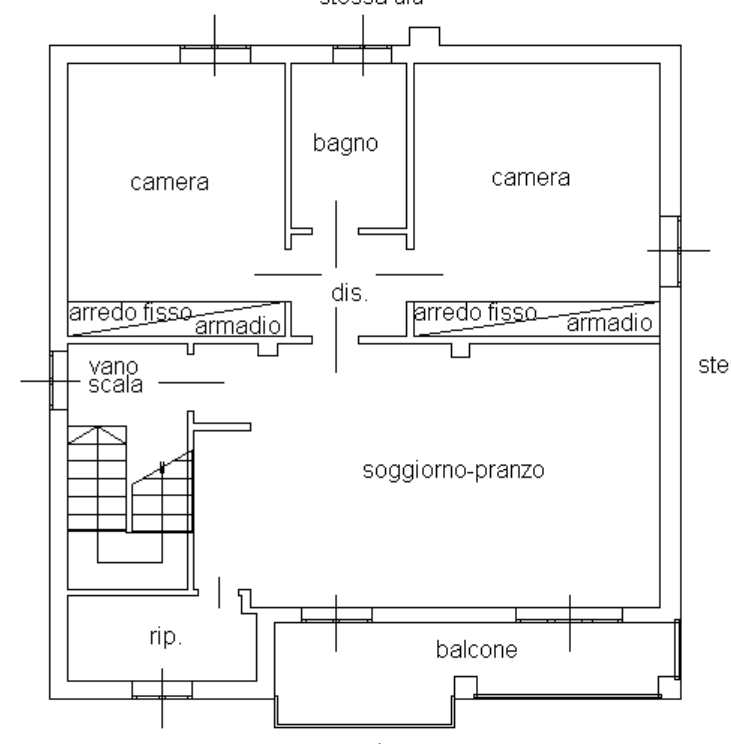
#> input picture PlanParser/atomic_v2/ocr_preprocess/artifacts/scheda_catastale/region_001/revision_001/01_normalized_original.png, 731 x 744 px
$ python detect_linework.py ../ocr_preprocess/artifacts/scheda_catastale/region_001/revision_001/01_normalized_original.png out
#> lines starting #> are read from the running program, lines starting #| are printed output that depends on the picture; after the words box and inside, x2 and y2 are one past the last pixel; in counts of white or black regions, pixels touching at a corner belong together
#> in run, image is the input picture: shape (744, 731, 3); min 0, max 255, mean 243.5
"""Detect axis-aligned linework candidates without semantic interpretation."""

from __future__ import annotations

import argparse
import hashlib
import json
import math
from pathlib import Path

import cv2
import numpy as np


def _sha256(path: Path) -> str:
    return hashlib.sha256(path.read_bytes()).hexdigest()


def _merge(raw: list[tuple[str, int, int, int]], coordinate_tolerance: int = 4, gap: int = 7):
    merged = []
    for orientation in ("horizontal", "vertical"):
        lines = sorted((line for line in raw if line[0] == orientation), key=lambda v: (v[1], v[2], v[3]))
        groups: list[list[int]] = []
        for _, coordinate, start, end in lines:
            target = None
            for group in groups:
                if abs(coordinate - group[0]) <= coordinate_tolerance and start <= group[2] + gap and end >= group[1] - gap:
                    target = group
                    break
            if target is None:
                groups.append([coordinate, start, end, 1])
            else:
                count = target[3] + 1
                target[0] = round((target[0] * target[3] + coordinate) / count)
                target[1] = min(target[1], start)
                target[2] = max(target[2], end)
                target[3] = count
        merged.extend((orientation, coordinate, start, end, votes) for coordinate, start, end, votes in groups)
    return merged


def _observed_thickness(ink: np.ndarray, orientation: str, coordinate: int, start: int, end: int) -> float:
    height, width = ink.shape
    samples = []
    for along in np.linspace(start, end, num=min(11, max(3, (end - start) // 15 + 1))):
        along = int(round(along))
        run = 0
        for offset in range(-8, 9):
            x, y = (along, coordinate + offset) if orientation == "horizontal" else (coordinate + offset, along)
            if 0 <= x < width and 0 <= y < height and ink[y, x]:
                run += 1
        if run:
            samples.append(run)
    return round(float(np.median(samples)), 2) if samples else 0.0


def _occupancy(ink: np.ndarray, orientation: str, coordinate: int, start: int, end: int) -> float:
    height, width = ink.shape
    hits = 0
    total = max(end - start + 1, 1)
    for along in range(start, end + 1):
        found = False
        for offset in range(-2, 3):
            x, y = (along, coordinate + offset) if orientation == "horizontal" else (coordinate + offset, along)
            if 0 <= x < width and 0 <= y < height and ink[y, x]:
                found = True
                break
        hits += int(found)
    return hits / total


def detect(image: np.ndarray) -> list[dict]:
    gray = cv2.cvtColor(image, cv2.COLOR_BGR2GRAY)
    ink_u8 = cv2.threshold(gray, 205, 255, cv2.THRESH_BINARY_INV)[1]
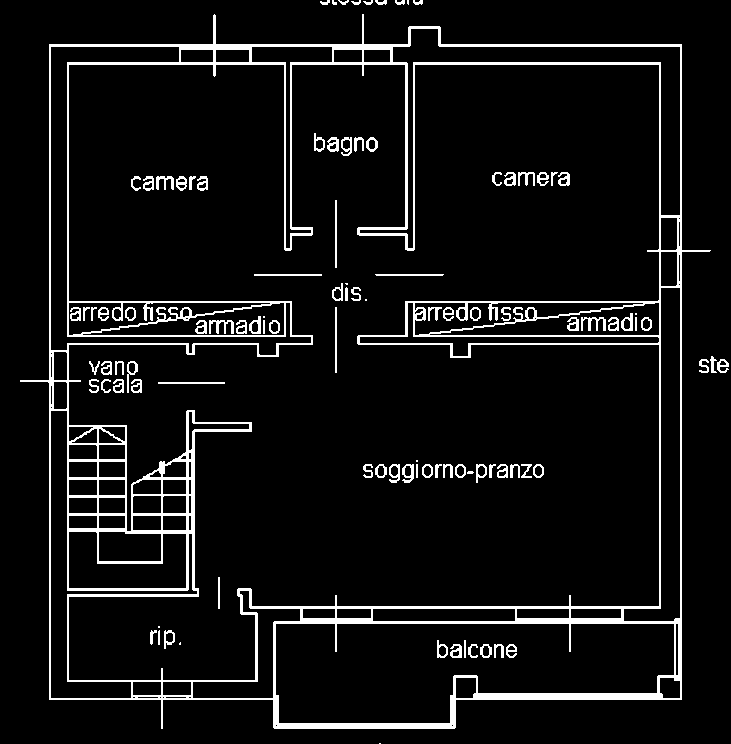
#> ink_u8: shape (744, 731); 7.1% white; 102 white regions (11 under 20 px), largest, box (x1, y1, x2, y2) and area: (20, 14, 711, 729) 31182, (209, 320, 234, 334) 170, (581, 317, 606, 331) 164
    lines = cv2.HoughLinesP(ink_u8, 1, np.pi / 180, threshold=28, minLineLength=20, maxLineGap=5)
#> lines = 380 rows, first 6: [680, 699, 680, 44], [67, 336, 67, 62], [68, 681, 68, 343], [50, 699, 50, 44], [681, 699, 681, 44], [438, 44, 679, 44]
    raw = []
    if lines is not None:
        for x1, y1, x2, y2 in lines.reshape(-1, 4):
            dx, dy = abs(int(x2) - int(x1)), abs(int(y2) - int(y1))
            if dy <= 2 and dx >= 20:
                raw.append(("horizontal", round((int(y1) + int(y2)) / 2), min(int(x1), int(x2)), max(int(x1), int(x2))))
            elif dx <= 2 and dy >= 20:
                raw.append(("vertical", round((int(x1) + int(x2)) / 2), min(int(y1), int(y2)), max(int(y1), int(y2))))
#> this loop made 380 passes
#> (x1, y1, x2, y2, dx, dy) on passes 1 to 3: (680, 699, 680, 44, 0, 655), (67, 336, 67, 62, 0, 274), (68, 681, 68, 343, 0, 338)
#> after the loop, raw = 330 items, first 6: ('vertical', 680, 44, 699), ('vertical', 67, 62, 336), ('vertical', 68, 343, 681), ('vertical', 50, 44, 699), ('vertical', 681, 44, 699), ('horizontal', 44, 438, 679)
    ink = ink_u8 > 0
    candidates = []
    for orientation, coordinate, start, end, votes in _merge(raw):
        length = end - start
        if length < 20:
            continue
        occupancy = _occupancy(ink, orientation, coordinate, start, end)
        thickness = _observed_thickness(ink, orientation, coordinate, start, end)
        length_quality = min(1.0, length / 100.0)
        confidence = round(min(0.97, 0.30 + 0.40 * occupancy + 0.20 * length_quality + 0.07 * min(votes / 3, 1)), 3)
        status = "solid" if length >= 45 and occupancy >= 0.78 and confidence >= 0.75 else "uncertain"
        if orientation == "horizontal":
            points = [[start, coordinate], [end, coordinate]]
        else:
            points = [[coordinate, start], [coordinate, end]]
        candidates.append({
            "orientation": orientation,
            "points_px": points,
            "length_px": round(math.dist(points[0], points[1]), 2),
            "observed_thickness_px": thickness,
            "confidence": confidence,
            "status": status,
            "reasons": [
                f"axis-aligned Hough support merged from {votes} detection(s)",
                f"observed line occupancy={occupancy:.3f}",
                "semantic type intentionally not inferred",
            ],
            "abstained": status == "uncertain",
        })
#> this loop made 111 passes
#> (coordinate, start, end, votes, length, occupancy, thickness) on passes 1 to 12: (1, 395, 422, 2, 27, 0.786, 4), (2, 320, 386, 4, 66, 0.866, 3), (46, 51, 410, 8, 359, 1, 3), (44, 303, 359, 1, 56, 1, 4.5), (44, 377, 410, 1, 33, 1, 6), (45, 438, 679, 5, 241, 1, 3), (63, 68, 660, 3, 592, 0.985, 3), (62, 579, 635, 1, 56, 1, 3), (140, 315, 375, 1, 60, 0.869, 6), (176, 494, 568, 6, 74, 0.707, 9.5), (177, 133, 207, 3, 74, 0.88, 5.5), (177, 179, 206, 1, 27, 0.893, 7)
#> (coordinate, start, end, votes) on passes 40 to 45: (344, 276, 312, 2), (344, 357, 452, 2), (344, 468, 658, 7), (356, 257, 278, 2), (356, 450, 470, 2), (361, 699, 728, 2)
    candidates.sort(key=lambda c: (c["status"] != "solid", c["orientation"], c["points_px"][0][1], c["points_px"][0][0]))
    for index, candidate in enumerate(candidates, 1):
        candidate["id"] = f"line_{index:03d}"
#> this loop made 111 passes
    return candidates


def run(source: Path, output_dir: Path) -> Path:
    image = cv2.imread(str(source), cv2.IMREAD_COLOR)
    if image is None:
        raise ValueError(f"Cannot read source image: {source}")
    candidates = detect(image)
    output_dir.mkdir(parents=True, exist_ok=False)
    overlay = image.copy()
    for candidate in candidates:
        p1, p2 = map(tuple, candidate["points_px"])
        color = (0, 0, 230) if candidate["status"] == "solid" else (0, 165, 255)
        cv2.line(overlay, p1, p2, color, 2 if candidate["status"] == "solid" else 1, cv2.LINE_AA)
        cv2.putText(overlay, candidate["id"], p1, cv2.FONT_HERSHEY_SIMPLEX, 0.34, color, 1, cv2.LINE_AA)
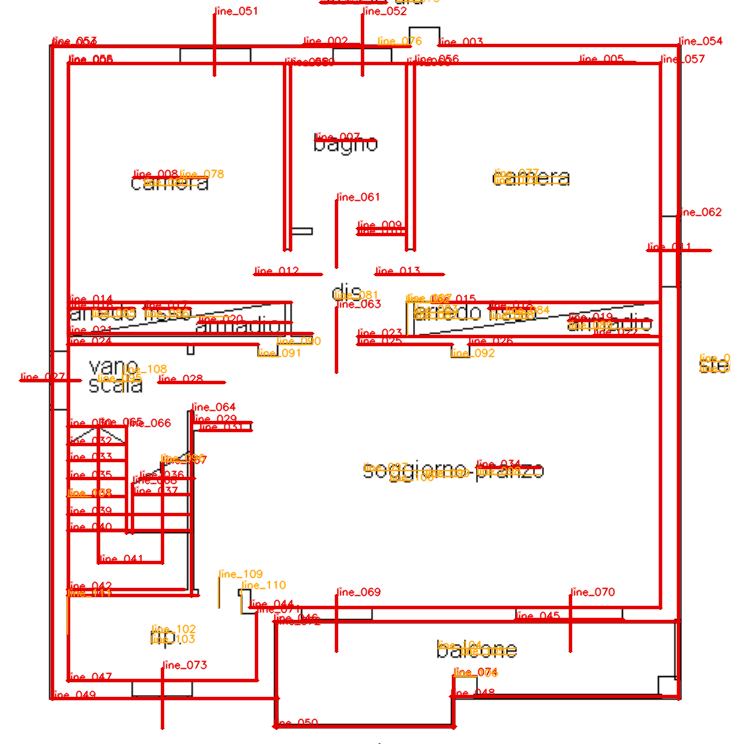
#> overlay: shape (744, 731, 3); 14.09% of pixels changed, all inside (x1, y1, x2, y2) = (18, 0, 731, 731)
    solid = sum(c["status"] == "solid" for c in candidates)
    uncertain = len(candidates) - solid
    cv2.rectangle(overlay, (0, 0), (image.shape[1] - 1, 42), (255, 255, 255), -1)
    cv2.putText(overlay, f"LINEWORK CANDIDATES  solid={solid}  uncertain/abstained={uncertain}", (8, 27), cv2.FONT_HERSHEY_SIMPLEX, 0.62, (20, 20, 20), 2, cv2.LINE_AA)
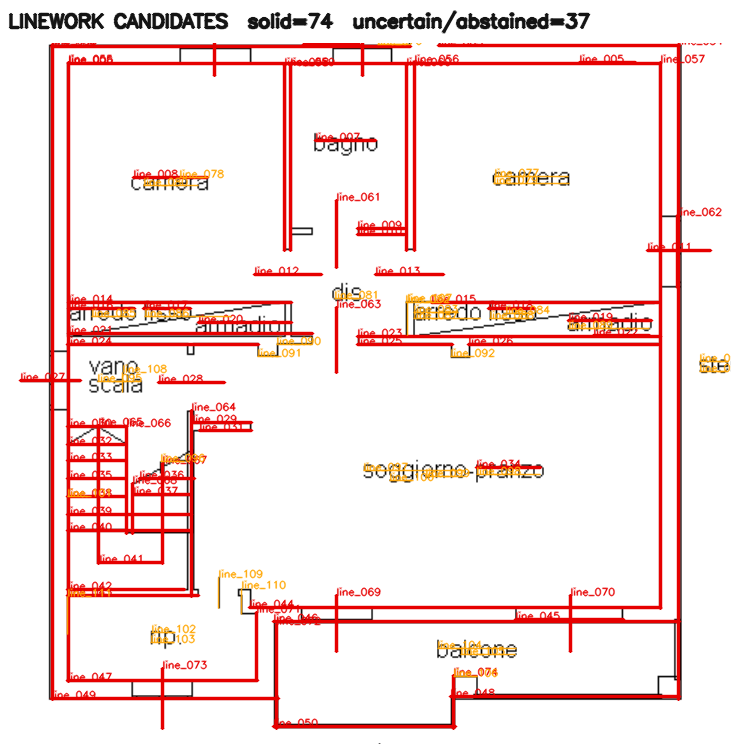
#> overlay: shape (744, 731, 3); mean B, G, R 226.4, 228.2, 247
    cv2.imwrite(str(output_dir / "linework_overlay.png"), overlay)
    provenance = {
        "source_path": str(source).replace("\\", "/"),
        "source_sha256": _sha256(source),
        "detector": "axis-aligned-hough-linework",
        "detector_version": "1.0.0",
        "semantic_inference": False,
    }
    payload = {
        "schema_version": "1.0.0",
        "image": {"width_px": image.shape[1], "height_px": image.shape[0]},
        "provenance": provenance,
        "summary": {"candidate_count": len(candidates), "solid_count": solid, "uncertain_count": uncertain},
        "candidates": candidates,
        "excluded_inferences": ["walls", "rooms", "openings", "adjacency", "scale"],
    }
    path = output_dir / "linework.json"
    path.write_text(json.dumps(payload, indent=2, ensure_ascii=False) + "\n", encoding="utf-8")
    return path


def main() -> int:
    parser = argparse.ArgumentParser(description="Detect horizontal/vertical linework candidates")
    parser.add_argument("source", type=Path)
    parser.add_argument("output_dir", type=Path)
    args = parser.parse_args()
    print(run(args.source, args.output_dir))
    return 0


if __name__ == "__main__":
    raise SystemExit(main())
#> (the program exits here)

$ run again, on PlanParser/atomic_v2/ocr_preprocess/artifacts/scheda_catastale/region_001/revision_001/08_otsu_suppress_long_axis_lines_2x.png
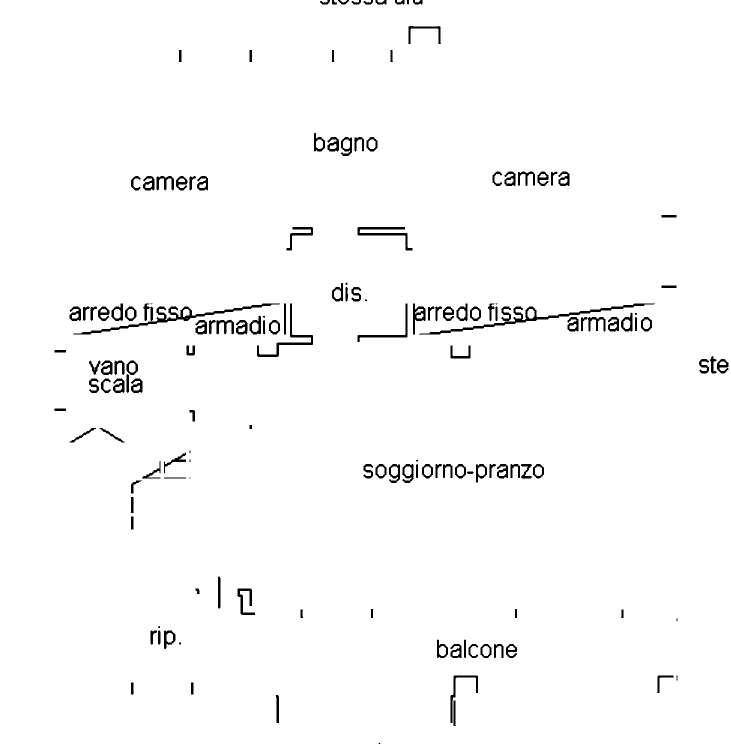
#> input picture PlanParser/atomic_v2/ocr_preprocess/artifacts/scheda_catastale/region_001/revision_001/08_otsu_suppress_long_axis_lines_2x.png, 1462 x 1488 px (shown at 1/2 size)
#> in run, image is the input picture: shape (1488, 1462, 3); 98% white; 155 black regions (16 under 20 px), largest, box (x1, y1, x2, y2) and area: (838, 607, 1310, 669) 2764, (146, 607, 560, 669) 2720, (514, 607, 626, 714) 1264
#> in detect, `ink_u8 = cv2.threshold(gray, 205, 255, cv2.THRESH_BINARY_INV)[1]`:
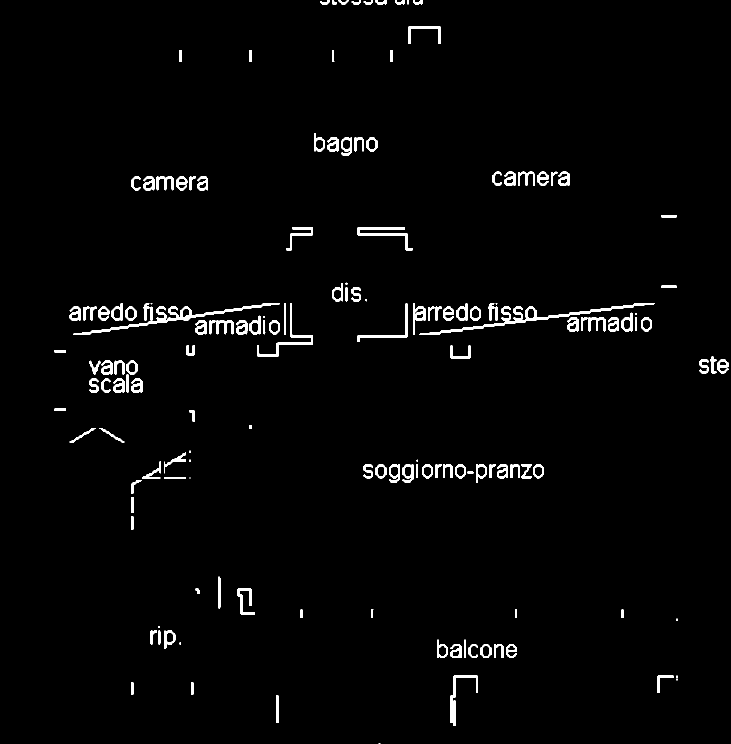
#> ink_u8: shape (1488, 1462) (shown at 1/2 size); 2% white; 155 white regions (16 under 20 px), largest, box (x1, y1, x2, y2) and area: (838, 607, 1310, 669) 2764, (146, 607, 560, 669) 2720, (514, 607, 626, 714) 1264
#> lines = 434 rows, first 6: [1162, 637, 1208, 637], [848, 668, 1288, 607], [855, 668, 1293, 607], [148, 668, 538, 607], [861, 668, 1301, 607], [168, 668, 559, 607]
#> the loop in detect, `for x1, y1, x2, y2 in lines.reshape(-1, 4):` made 434 passes
#> (x1, y1, x2, y2, dx, dy) on passes 1 to 3: (1162, 637, 1208, 637, 46, 0), (848, 668, 1288, 607, 440, 61), (855, 668, 1293, 607, 438, 61)
#> after the loop in detect, `for x1, y1, x2, y2 in lines.reshape(-1, 4):`: raw = 261 items, first 6: ('horizontal', 637, 1162, 1208), ('horizontal', 637, 328, 357), ('horizontal', 952, 809, 835), ('horizontal', 956, 284, 320), ('horizontal', 572, 1323, 1348), ('horizontal', 932, 871, 904)
#> the loop in detect, `for orientation, coordinate, start, end, votes in _merge(raw):` made 114 passes
#> (coordinate, start, end, votes, length, occupancy, thickness) on passes 1 to 8: (4, 640, 669, 1, 29, 0.867, 5), (4, 703, 744, 1, 41, 0.881, 4), (6, 790, 817, 4, 27, 0.821, 6), (54, 817, 880, 4, 63, 1, 4), (347, 1012, 1067, 3, 55, 0.911, 7.5), (355, 290, 346, 3, 56, 0.912, 5), (355, 1015, 1039, 1, 24, 0.8, 17), (357, 1084, 1105, 1, 21, 0.773, 15)
#> the loop in detect, `for index, candidate in enumerate(candidates, 1):` made 114 passes
#> the loop in run, `for candidate in candidates:` made 114 passes
#> in run, `cv2.putText(overlay, f"LINEWORK CANDIDATES  solid={solid}  uncertain/a..`:
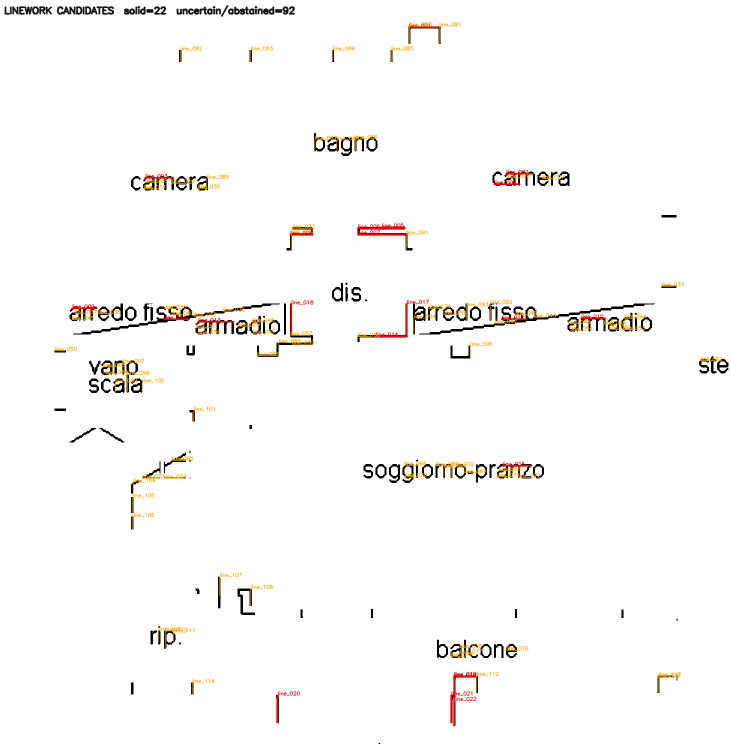
#> overlay: shape (1488, 1462, 3) (shown at 1/2 size); mean B, G, R 248.2, 249.3, 250.6
